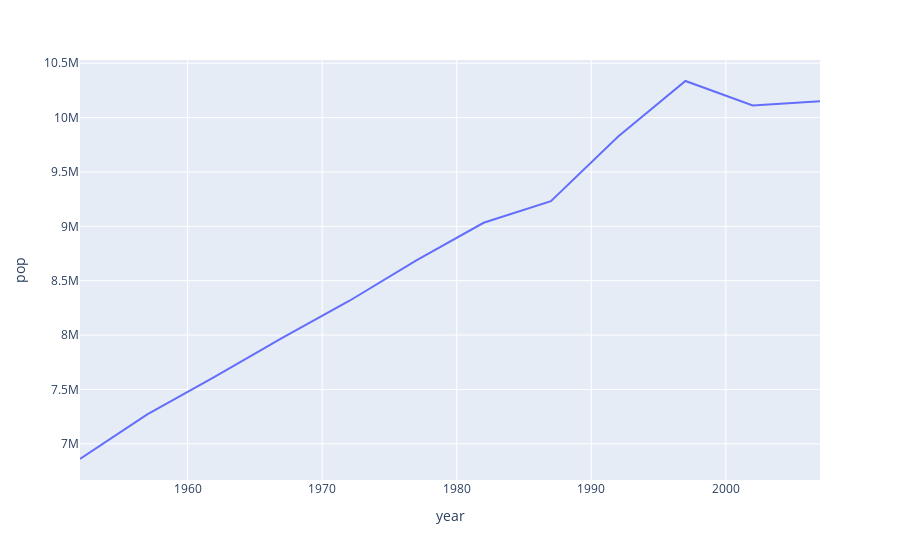

Notebook code cell kept with this figure:
### Code cell
px.line(df_srb, x= 'year', y='pop')

### Figure 1 — Plotly figure (JSON) as saved in the notebook; plotly's stock layout.template omitted (floating-point values rounded to 4 significant figures)
{"data": [{"hovertemplate": "year=%{x}<br>pop=%{y}<extra></extra>", "legendgroup": "", "line": {"color": "#636efa", "dash": "solid"}, "marker": {"symbol": "circle"}, "mode": "lines", "name": "", "orientation": "v", "showlegend": false, "type": "scatter", "x": [1952, 1957, 1962, 1967, 1972, 1977, 1982, 1987, 1992, 1997, 2002, 2007], "xaxis": "x", "y": [6860147, 7271135, 7616060, 7971222, 8313288, 8686367, 9032824, 9230783, 9826397, 10336594, 10111559, 10150265], "yaxis": "y"}], "layout": {"legend": {"tracegroupgap": 0}, "margin": {"t": 60}, "xaxis": {"anchor": "y", "domain": [0, 1], "title": {"text": "year"}}, "yaxis": {"anchor": "x", "domain": [0, 1], "title": {"text": "pop"}}}}
